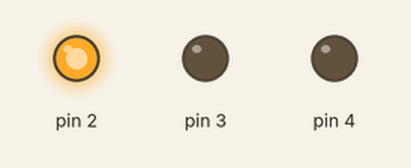
This sketch was run on a simulated Arduino Uno, built with avr-gcc and run on an emulated ATmega328P. Shown: output pins drawn as LEDs (lit = HIGH).

Above: at 0.5 s.
At 1.6 s:
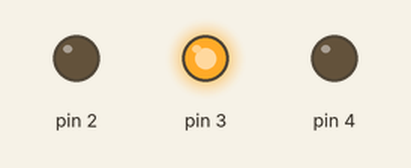
At 3.25 s:
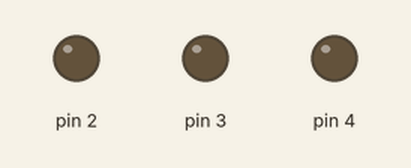
At 6.0 s:
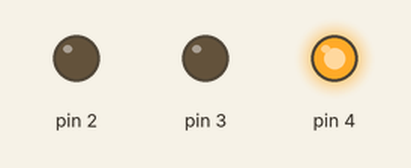
Timing chart, 0 to 7.6 s (numbered marks = the images above):
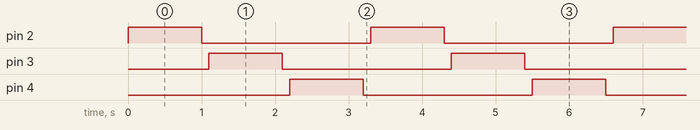

Measured:
- by itself, pin 2–4: alternates HIGH for 1.0 s and LOW for 2.3 s
- by itself, everything shown: repeats every 3.3 s, in 6 steps

The sketch:

separate_leds.ino
```cpp
/*
  Experiment with 3 pins, each controlling a different colour led
*/

int led = 0;
int offset = 2;
int duration_on = 1000;
int duration_off = 100;

void setup() {
  pinMode(led + offset, OUTPUT);
  pinMode(led + offset + 1, OUTPUT);
  pinMode(led + offset + 2, OUTPUT);
}

void loop() {
  digitalWrite(led+offset, HIGH);   // current led on
  delay(duration_on);
  digitalWrite(led+offset, LOW);    // current led off
  delay(duration_off);
  led = (led+1)%3;                  // next led
}
```
